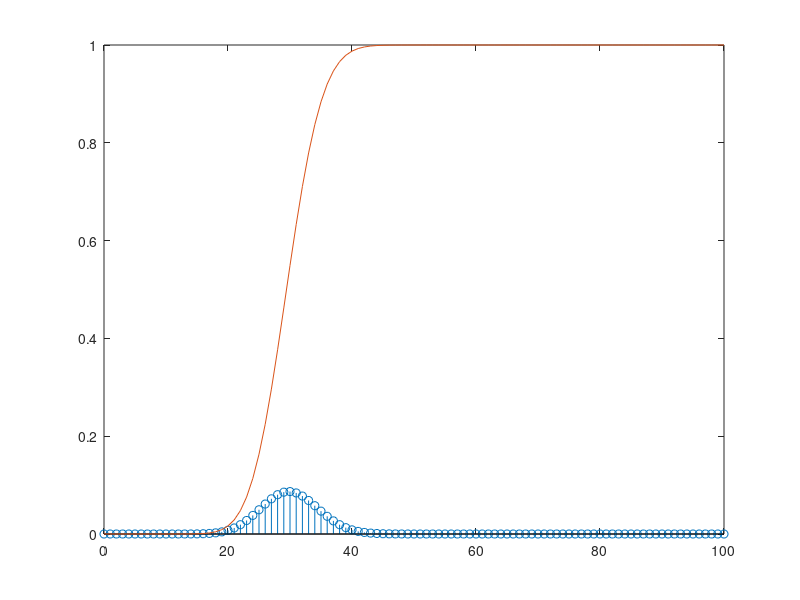

Write MATLAB code to recreate this figure.

%(a)
possibleNumberOfUsers = 0:100;%number of users 0-100
Rb = 1000;%Kbps
Nb = 100;%max number of users
Pb = 0.3;%probability of being active
linkBinoPdf = binopdf(possibleNumberOfUsers,Nb,Pb);%get a binomial dist 
stem(possibleNumberOfUsers,linkBinoPdf);%ploting pdf
mub = sum(linkBinoPdf.*possibleNumberOfUsers);% compute the mean of the base design
fprintf('The average number active users our base design is : %2.2f \n',mub);
linkBinoCdf = binocdf(possibleNumberOfUsers,Nb,Pb);% compute the cdf
hold on;
plot(possibleNumberOfUsers,linkBinoCdf);
hold off;
number_of_u_95  = possibleNumberOfUsers(min(find(linkBinoCdf>=0.95)));
number_of_u_5   = possibleNumberOfUsers(max(find(linkBinoCdf<=0.05)));
data_rate_range = [round(Rb/number_of_u_95),round(Rb/number_of_u_5)];
fprintf('The data rates that will be experienced by users 95 percent of the time range from %i kbps to %i kbps\n',...
    data_rate_range(1),data_rate_range(2));

%(b)
